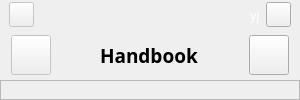
      <widget class="QWidget" name="page_handbook">
       <layout class="QVBoxLayout" name="verticalLayout_12">
        <property name="spacing">
         <number>0</number>
        </property>
        <property name="leftMargin">
         <number>0</number>
        </property>
        <property name="topMargin">
         <number>0</number>
        </property>
        <property name="rightMargin">
         <number>0</number>
        </property>
        <property name="bottomMargin">
         <number>0</number>
        </property>
        <item>
         <widget class="QFrame" name="frame_handbookBar">
          <property name="minimumSize">
           <size>
            <width>0</width>
            <height>30</height>
           </size>
          </property>
          <property name="maximumSize">
           <size>
            <width>16777215</width>
            <height>30</height>
           </size>
          </property>
          <property name="styleSheet">
           <string notr="true"/>
          </property>
          <property name="frameShape">
           <enum>QFrame::NoFrame</enum>
          </property>
          <property name="frameShadow">
           <enum>QFrame::Raised</enum>
          </property>
          <property name="lineWidth">
           <number>0</number>
          </property>
          <layout class="QHBoxLayout" name="horizontalLayout_30">
           <property name="topMargin">
            <number>2</number>
           </property>
           <property name="bottomMargin">
            <number>2</number>
           </property>
           <item>
            <widget class="QPushButton" name="btn_user_settings_handbook_2">
             <property name="enabled">
              <bool>false</bool>
             </property>
             <property name="sizePolicy">
              <sizepolicy hsizetype="Fixed" vsizetype="Fixed">
               <horstretch>0</horstretch>
               <verstretch>0</verstretch>
              </sizepolicy>
             </property>
             <property name="minimumSize">
              <size>
               <width>25</width>
               <height>25</height>
              </size>
             </property>
             <property name="maximumSize">
              <size>
               <width>25</width>
               <height>25</height>
              </size>
             </property>
             <property name="styleSheet">
              <string notr="true"/>
             </property>
             <property name="text">
              <string/>
             </property>
             <property name="iconSize">
              <size>
               <width>20</width>
               <height>20</height>
              </size>
             </property>
            </widget>
           </item>
           <item>
            <widget class="QLabel" name="label_user_id_handbook_2">
             <property name="enabled">
              <bool>true</bool>
             </property>
             <property name="styleSheet">
              <string notr="true">color:transparent</string>
             </property>
             <property name="text">
              <string>yj</string>
             </property>
             <property name="textFormat">
              <enum>Qt::AutoText</enum>
             </property>
            </widget>
           </item>
           <item>
            <spacer name="horizontalSpacer_44">
             <property name="orientation">
              <enum>Qt::Horizontal</enum>
             </property>
             <property name="sizeHint" stdset="0">
              <size>
               <width>40</width>
               <height>20</height>
              </size>
             </property>
            </spacer>
           </item>
           <item>
            <widget class="QLabel" name="icon_settings_2">
             <property name="minimumSize">
              <size>
               <width>20</width>
               <height>20</height>
              </size>
             </property>
             <property name="maximumSize">
              <size>
               <width>20</width>
               <height>20</height>
              </size>
             </property>
             <property name="text">
              <string/>
             </property>
             <property name="pixmap">
              <pixmap resource="ressources.qrc">:/icons/icons/book.png</pixmap>
             </property>
             <property name="scaledContents">
              <bool>true</bool>
             </property>
             <property name="alignment">
              <set>Qt::AlignCenter</set>
             </property>
            </widget>
           </item>
           <item>
            <spacer name="horizontalSpacer_45">
             <property name="orientation">
              <enum>Qt::Horizontal</enum>
             </property>
             <property name="sizeHint" stdset="0">
              <size>
               <width>40</width>
               <height>20</height>
              </size>
             </property>
            </spacer>
           </item>
           <item>
            <widget class="QLabel" name="label_user_id_handbook">
             <property name="styleSheet">
              <string notr="true">color:white; font:10pt;</string>
             </property>
             <property name="text">
              <string>yj</string>
             </property>
             <property name="textFormat">
              <enum>Qt::AutoText</enum>
             </property>
            </widget>
           </item>
           <item>
            <widget class="QPushButton" name="btn_user_settings_handbook">
             <property name="sizePolicy">
              <sizepolicy hsizetype="Fixed" vsizetype="Fixed">
               <horstretch>0</horstretch>
               <verstretch>0</verstretch>
              </sizepolicy>
             </property>
             <property name="minimumSize">
              <size>
               <width>25</width>
               <height>25</height>
              </size>
             </property>
             <property name="maximumSize">
              <size>
               <width>25</width>
               <height>25</height>
              </size>
             </property>
             <property name="text">
              <string/>
             </property>
             <property name="icon">
              <iconset resource="ressources.qrc">
               <normaloff>:/icons/icons/user_w.png</normaloff>:/icons/icons/user_w.png</iconset>
             </property>
             <property name="iconSize">
              <size>
               <width>20</width>
               <height>20</height>
              </size>
             </property>
            </widget>
           </item>
          </layout>
         </widget>
        </item>
        <item>
         <widget class="QFrame" name="frame_controlBar_4">
          <property name="minimumSize">
           <size>
            <width>0</width>
            <height>50</height>
           </size>
          </property>
          <property name="maximumSize">
           <size>
            <width>16777215</width>
            <height>50</height>
           </size>
          </property>
          <property name="frameShape">
           <enum>QFrame::NoFrame</enum>
          </property>
          <property name="frameShadow">
           <enum>QFrame::Raised</enum>
          </property>
          <property name="lineWidth">
           <number>0</number>
          </property>
          <layout class="QHBoxLayout" name="horizontalLayout_29">
           <property name="spacing">
            <number>4</number>
           </property>
           <property name="leftMargin">
            <number>11</number>
           </property>
           <property name="topMargin">
            <number>5</number>
           </property>
           <property name="rightMargin">
            <number>11</number>
           </property>
           <property name="bottomMargin">
            <number>5</number>
           </property>
           <item>
            <widget class="QPushButton" name="btn_menu_settings_3">
             <property name="enabled">
              <bool>false</bool>
             </property>
             <property name="sizePolicy">
              <sizepolicy hsizetype="Fixed" vsizetype="Fixed">
               <horstretch>0</horstretch>
               <verstretch>0</verstretch>
              </sizepolicy>
             </property>
             <property name="minimumSize">
              <size>
               <width>40</width>
               <height>40</height>
              </size>
             </property>
             <property name="maximumSize">
              <size>
               <width>40</width>
               <height>40</height>
              </size>
             </property>
             <property name="text">
              <string/>
             </property>
             <property name="iconSize">
              <size>
               <width>30</width>
               <height>30</height>
              </size>
             </property>
            </widget>
           </item>
           <item>
            <spacer name="horizontalSpacer_37">
             <property name="orientation">
              <enum>Qt::Horizontal</enum>
             </property>
             <property name="sizeType">
              <enum>QSizePolicy::Fixed</enum>
             </property>
             <property name="sizeHint" stdset="0">
              <size>
               <width>5</width>
               <height>20</height>
              </size>
             </property>
            </spacer>
           </item>
           <item>
            <spacer name="horizontalSpacer_40">
             <property name="orientation">
              <enum>Qt::Horizontal</enum>
             </property>
             <property name="sizeHint" stdset="0">
              <size>
               <width>40</width>
               <height>20</height>
              </size>
             </property>
            </spacer>
           </item>
           <item>
            <widget class="QLabel" name="label_settings_2">
             <property name="font">
              <font>
               <family>Century Gothic</family>
               <pointsize>14</pointsize>
               <weight>75</weight>
               <italic>false</italic>
               <bold>true</bold>
              </font>
             </property>
             <property name="styleSheet">
              <string notr="true">color:black; font: bold 14pt;</string>
             </property>
             <property name="text">
              <string>Handbook</string>
             </property>
            </widget>
           </item>
           <item>
            <spacer name="horizontalSpacer_42">
             <property name="orientation">
              <enum>Qt::Horizontal</enum>
             </property>
             <property name="sizeType">
              <enum>QSizePolicy::Expanding</enum>
             </property>
             <property name="sizeHint" stdset="0">
              <size>
               <width>40</width>
               <height>20</height>
              </size>
             </property>
            </spacer>
           </item>
           <item>
            <spacer name="horizontalSpacer_43">
             <property name="orientation">
              <enum>Qt::Horizontal</enum>
             </property>
             <property name="sizeType">
              <enum>QSizePolicy::Fixed</enum>
             </property>
             <property name="sizeHint" stdset="0">
              <size>
               <width>7</width>
               <height>20</height>
              </size>
             </property>
            </spacer>
           </item>
           <item>
            <widget class="QPushButton" name="btn_menu_settings_4">
             <property name="sizePolicy">
              <sizepolicy hsizetype="Fixed" vsizetype="Fixed">
               <horstretch>0</horstretch>
               <verstretch>0</verstretch>
              </sizepolicy>
             </property>
             <property name="minimumSize">
              <size>
               <width>40</width>
               <height>40</height>
              </size>
             </property>
             <property name="maximumSize">
              <size>
               <width>40</width>
               <height>40</height>
              </size>
             </property>
             <property name="text">
              <string/>
             </property>
             <property name="icon">
              <iconset resource="ressources.qrc">
               <normaloff>:/icons/icons/menu.png</normaloff>:/icons/icons/menu.png</iconset>
             </property>
             <property name="iconSize">
              <size>
               <width>30</width>
               <height>30</height>
              </size>
             </property>
            </widget>
           </item>
          </layout>
         </widget>
        </item>
        <item>
         <widget class="QFrame" name="frame_handbook">
          <property name="frameShape">
           <enum>QFrame::StyledPanel</enum>
          </property>
          <property name="frameShadow">
           <enum>QFrame::Raised</enum>
          </property>
         </widget>
        </item>
       </layout>
      </widget>
